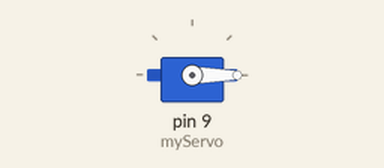
This sketch was run on a simulated Arduino Uno, built with avr-gcc and run on an emulated ATmega328P. Parts: servo.

Above: at 0.05 s.
At 9.25 s:
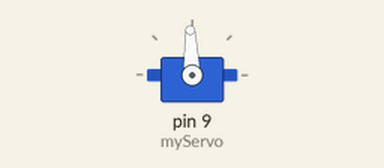
At 18.56 s:
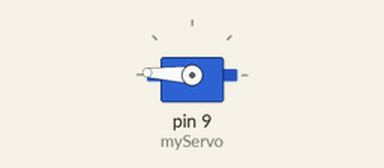
At 39.2 s:
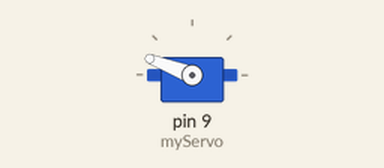
Timing chart, 0 to 40.0 s (numbered marks = the images above):
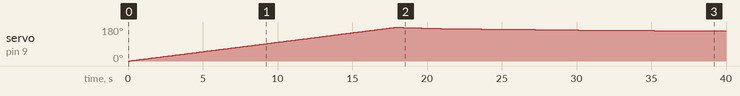

Measured:
- by itself, servo on pin 9 (myServo): rises from 0° to 180° in 17.9 s, then falls to 159° in 21.1 s

The sketch:

Lab6_Servo_stepper.ino
```cpp
#include <Servo.h>

Servo myServo;    // crea un objeto Servo

int pos = 0;      // variable para almacenar la posición actual del servo

void setup() {
  myServo.attach(9);   // conecta el servo al pin 9
}

void loop() {
  // cambia la dirección del servo cada 5 segundos
  if (millis() % 5000 < 2500) {
    myServo.write(0);   // mueve el servo a 0 grados
  } else {
    myServo.write(180); // mueve el servo a 180 grados
  }

  // cambia la posición del servo suavemente cada 20 milisegundos
  for (int i = 0; i <= 180; i++) {
    pos = i;
    myServo.write(pos);   // mueve el servo a la posición actual
    delay(100);            // espera 20 ms antes de continuar
  }

  // cambia la velocidad del servo cada 5 segundos
  for (int i = 180; i >= 0; i--) {
    myServo.write(i);     // mueve el servo a la posición actual
    delay(100 * (180 - i)); // ajusta el tiempo de espera según la velocidad
  }
}
```
